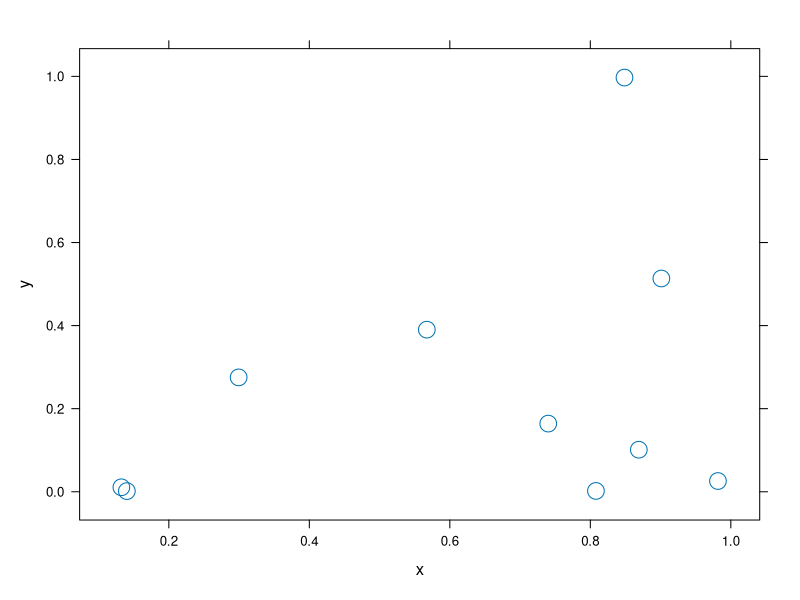

This chart was generated by the following R code:
## ---- chunk 1
library(knitr)
library(dplyr)
library(lattice)

knitr::opts_chunk$set(echo = TRUE)
## ---- chunk 2
data <- data.frame(x=runif(10),y=runif(10))
xyplot(y~x, data, cex=2)
## ---- chunk 3
knitr::kable(data, 
             booktabs = TRUE, escape=FALSE,
             caption = 'The randomly generated data used for this research.'
             )
